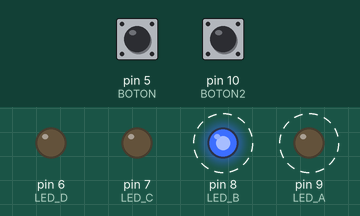
A sketch run on a simulated Arduino Uno, built with avr-gcc and run on an emulated ATmega328P. On the bench: output pins drawn as LEDs (lit = HIGH). Dashed ring = blinking. Inputs (shaded band) come from the test bench; at power-on: pin 5 (BOTON) LOW, pin 10 (BOTON2) LOW.

Above: at 0.85 s.
1.3 s: pin 5 (BOTON) pulled HIGH for 0.15 s
At 1.97 s:
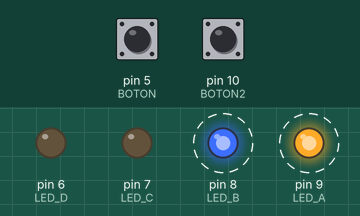
4.3 s: pin 10 (BOTON2) pulled HIGH for 0.15 s
At 5.0 s:
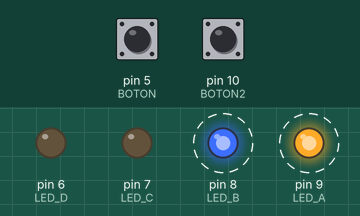
7.3 s: pin 5 (BOTON) pulled HIGH for 1 s
At 7.83 s:
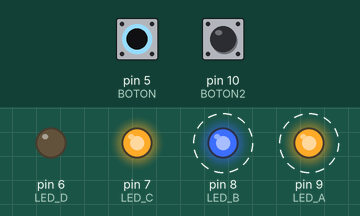
10.3 s: pin 10 (BOTON2) pulled HIGH for 1 s
At 10.47 s:
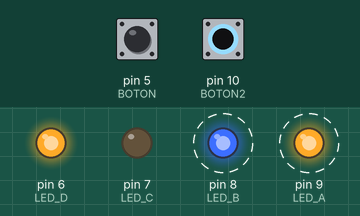
13.3 s: pin 10 (BOTON2) pulled HIGH for 3.2 s
At 13.49 s:
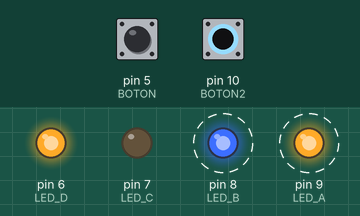
18.0 s: pin 5 (BOTON) pulled HIGH for 3.2 s
At 18.54 s:
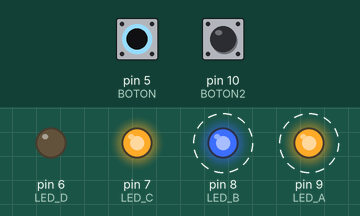
Timing chart, 0 to 23.7 s (numbered marks = the images above; inputs shaded):
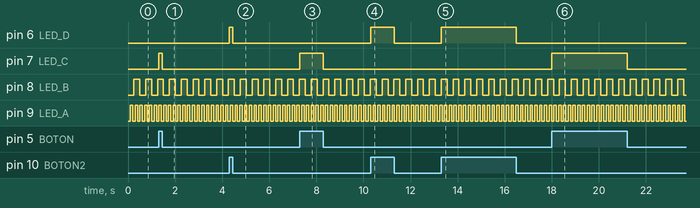

The sketch:

prueba_mia_robot_funcion_milis_multitaskink_yeee.ino
```cpp
#define LED_A 9//motor derecho trasero
#define LED_B 8//motor izquierdo trasero
#define LED_C 7//motor derecho delantero
#define LED_D 6//motor izquierdo delantero
#define BOTON 5
#define BOTON2 10
#define BOTON3 11
#define BOTON4 12
#define ON 1
#define OFF 0
#define TRUE 1
#define FALSE 0

void setup() {
  // put your setup code here, to run once:
  pinMode(LED_A, OUTPUT);//motor derecho trasero
  pinMode(LED_B, OUTPUT);//motor izquierdo trasero
  pinMode(LED_C, OUTPUT);//motor derecho delantero
  pinMode(LED_D, OUTPUT);//motor izquierdo delantero

  pinMode(BOTON, INPUT);//por defecto esta asi
  pinMode(BOTON2, INPUT);//por defecto esta asi
  pinMode(BOTON3, INPUT);//por defecto esta asi
  pinMode(BOTON4, INPUT);//por defecto esta asi
}

void loop() {
  // put your main code here, to run repeatedly:
  loop_led_A();//motor derecho trasero
  loop_led_B();//motor izquierdo trasero
  loop_led_C();//motor derecho delantero
  loop_led_D();//motor izquierdo delantero
}

void loop_led_A()//motor derecho trasero
{
  //misma variable de tiempo utiliza contador arduino
  static long ultimo_cambio = 0;//generanso variable generica de 64bits me permite tener mayo cant N enteros
  static int Estado_LED = OFF;//variableestaticavalorinicial

  long hora = millis();

  if (hora - ultimo_cambio >100){
      ultimo_cambio = hora;

      if(Estado_LED == ON){
          digitalWrite(LED_A, LOW);
          Estado_LED = OFF;
      }else{
         digitalWrite(LED_A, HIGH);
         Estado_LED = ON ;
      }

  }
}

void loop_led_B()//motor izquierdo trasero
{
  static long ultimo_cambio = 0;//generanso variable generica de 64bits me permite tener mayo cant N enteros
  static int Estado_LED = OFF;

  long hora = millis();//que hora actual

  if (hora - ultimo_cambio >250){//hora actualmenos horaultimo cambio es mayor a 1segundo
      ultimo_cambio = hora;

      Estado_LED = !Estado_LED;//si era 1 pasa a 0
      digitalWrite(LED_B, Estado_LED);

    //  if(Estado_LED == ON){
    //      digitalWrite(LED_B, LOW);
    //      Estado_LED = OFF;
    //  }else{
   //      digitalWrite(LED_B, HIGH);
    //     Estado_LED = ON ;
   //   }

      }
}

void loop_led_C()//motor derecho delantero
{
  digitalWrite(LED_C, digitalRead(BOTON));
}

void loop_led_D()//motor izquierdo delantero
{
  digitalWrite(LED_D, digitalRead(BOTON2));

}
```

Measured:
- after the input at 1.3 s, pin 7 (LED_C): LOW → HIGH at once, → LOW 0.15 s later
- after the input at 4.3 s, pin 6 (LED_D): LOW → HIGH at once, → LOW 0.15 s later
- after the input at 7.3 s, pin 7 (LED_C): LOW → HIGH at once, → LOW 1.0 s later
- after the input at 10.3 s, pin 6 (LED_D): LOW → HIGH at once, → LOW 1.0 s later
- after the input at 13.3 s, pin 6 (LED_D): LOW → HIGH at once, → LOW 3.2 s later
- after the input at 18.0 s, pin 7 (LED_C): LOW → HIGH at once, → LOW 3.2 s later
- by itself, pin 8 (LED_B): alternates HIGH for 0.25 s and LOW for 0.25 s
- by itself, pin 9 (LED_A): alternates HIGH for 0.10 s and LOW for 0.10 s
